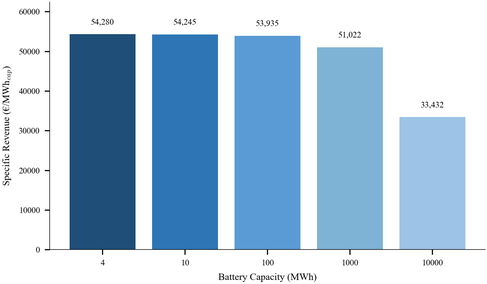
#> input picture plot_1_arbitrage_per_mwh.png, 487 x 284 px, shrunk from 1441 x 840 before the run
$ python combine_charts.py
#> lines starting #> are read from the running program, lines starting #| are printed output that depends on the picture
import matplotlib.pyplot as plt
import matplotlib.image as mpimg

# Lade beide Bilder
img1 = mpimg.imread('plot_1_arbitrage_per_mwh.png')
#> img1 is the input picture: shape (284, 487, 4) float32; mean R, G, B, A 0.677, 0.78, 0.868, 1
img2 = mpimg.imread('plot_2_cycles.png')
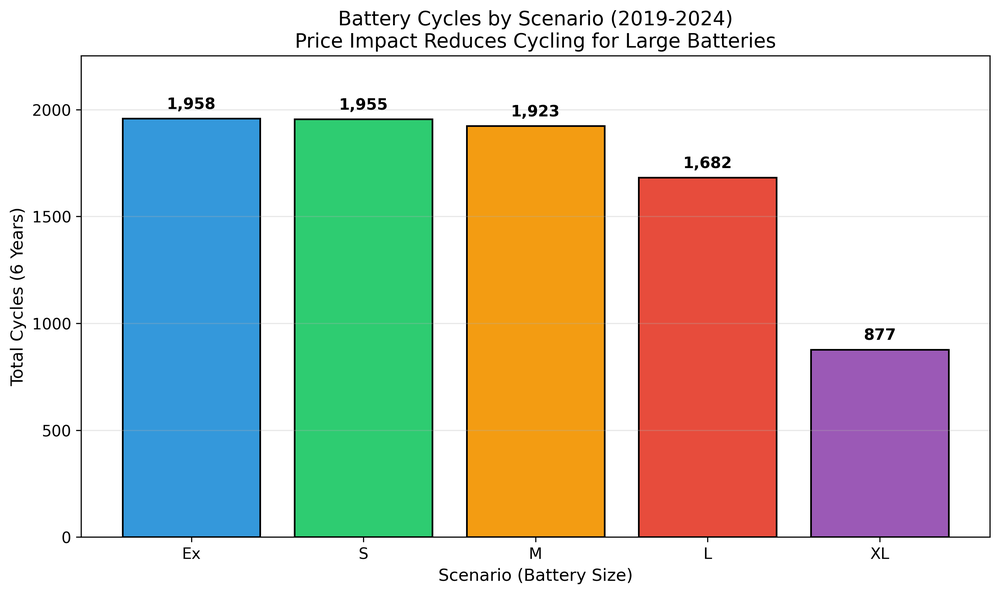
#> input picture plot_2_cycles.png, 1000 x 594 px, shrunk from 2961 x 1760 before the run
#> img2 is the input picture: shape (594, 1000, 4) float32; mean R, G, B, A 0.787, 0.792, 0.741, 1

# Erstelle eine Figure mit zwei Subplots nebeneinander, exakt wie die Einzelplots (je 5x3 inch)
fig, axes = plt.subplots(1, 2, figsize=(10, 3), dpi=300)
axes[0].imshow(img1)
axes[0].axis('off')
axes[1].imshow(img2)
axes[1].axis('off')

plt.tight_layout(pad=0.2)
plt.savefig('combined_arbitrage_cycles_exact.png', dpi=300, bbox_inches='tight')
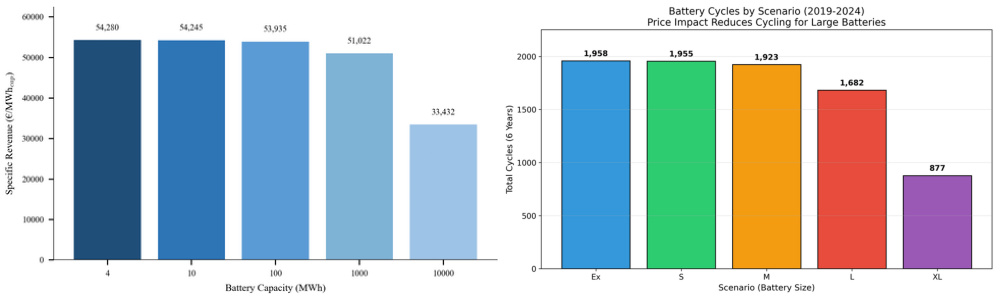
#> figure drawn by matplotlib, 2 panels
plt.close()
print('combined_arbitrage_cycles_exact.png erstellt.')
